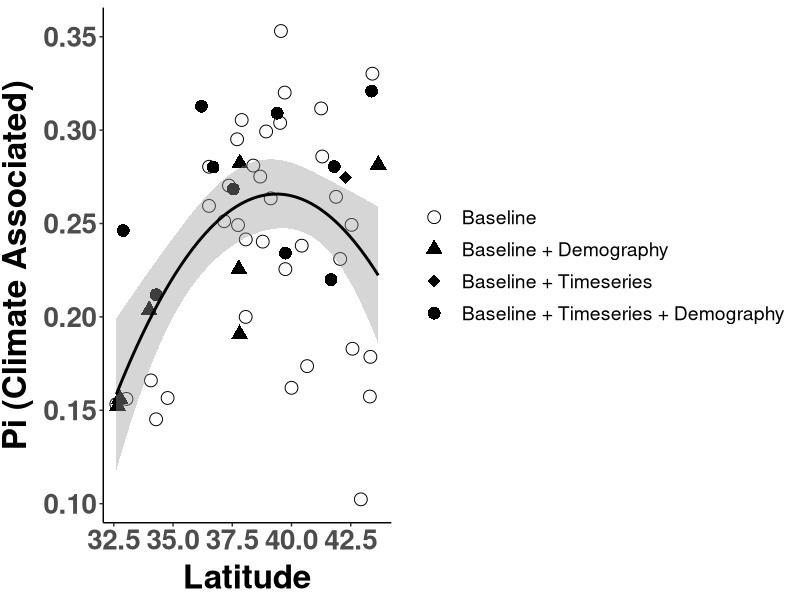

R code for this plot: (Note: this script raises an error after producing the figure.)
##################################################################################
## Pi Latitude Plots
## Author Daniel Anstett
## 
## 
## Last Modified 2025 12 11
###################################################################################

# Remove objects and clear workspace
rm(list = ls(all=TRUE))

#Library install and import
library(tidyverse) 
library(car)
library(ggrepel)
library(RColorBrewer)
library(cowplot)

###################################################################################
#Import data & Prepare data frame
#Baseline & Timeseries
all_pop <- read_csv("data/genomic_data/Baseline_Timeseries_pops_final2.csv")%>% filter(Paper_ID<56) %>% filter(Paper_ID!=12)

all_pop <- all_pop %>% mutate()

#Pi
pi_df <- read_csv("data/genomic_data/baseline_pi_clump.csv")
#mean(pi_df$pi_all_snps)
pi_all_pop <-left_join(all_pop,pi_df,by=c("Paper_ID"="Site"))
###################################################################################

#stats
lm1 <- lm(pi_snp_set~Lat,data=pi_all_pop)
summary(lm1)
Anova(lm1,type="III")

lm2 <- lm(pi_snp_set~poly(Lat,2),data=pi_all_pop)
summary(lm2)
Anova(lm2,type="III")

lm3 <- lm(pi_all_snps~Lat,data=pi_all_pop)
summary(lm3)
Anova(lm3,type="III")

lm4 <- lm(pi_snp_set~pi_all_snps,data=pi_all_pop)
summary(lm4)
Anova(lm4,type="III")


###########################################################################################################
#Make Latitude-pi graphs

# N-S color gradient

#color.list <- c("Baseline"="grey40","Timeseries_Demography"="red","Timeseries"="cyan2","Demography"="orange")



#Pi (Climate-Associated) vs. Latitude
ggplot(pi_all_pop, aes(x=Lat, y=pi_snp_set)) + 
  #geom_point(aes(fill=as.factor(round(Lat, 1))),shape=21,size =6)+
  geom_point(aes(shape=Type), size=4) +
  stat_smooth(method=lm, color="black", formula = y ~ x + I(x^2), aes(group=1)) + 
  scale_y_continuous(name="Pi (Climate Associated)")+
  scale_x_continuous(name="Latitude")+
  #,breaks=c(0.025,0.03,0.035,0.04,0.045))+
  scale_shape_manual(values = c(1,17,18,16))+
  #scale_fill_manual(values=color.list) +
  theme_classic() + theme(
    axis.text.x = element_text(size=20, face="bold"),
    axis.text.y = element_text(size=20,face="bold"),
    axis.title.x = element_text(color="black", size=24, vjust = 0.5, face="bold"),
    axis.title.y = element_text(color="black", size=24,vjust = 1.7, face="bold",hjust=0.5),
    legend.title = element_blank(),#legend.position="none",
    legend.text = element_text(size = 14),  # Increase the size of the legend text
    legend.key.size = unit(2, "lines"),  # Increase the size of the legend dots
    legend.key.height = unit(1.6, "lines") #Reduce height
  )
ggsave("Graphs/Pi_latitude/1_lat_pi_clim_Fig_S5C.pdf",width=11, height = 5.5, units = "in")


#Pi (Genome-wide) vs. Latitude
ggplot(pi_all_pop, aes(x=Lat, y=pi_all_snps)) + 
  geom_point(aes(shape=Type), size=4) +
  stat_smooth(method = lm, color = "black", aes(group=1)) +
  scale_y_continuous(name="Pi (Genome-Wide)")+
  scale_x_continuous(name="Latitude")+
  #,breaks=c(0.025,0.03,0.035,0.04,0.045))+
  scale_shape_manual(values = c(1,17,18,16))+
  #scale_fill_manual(values=color.list) +
  theme_classic() + theme(
    axis.text.x = element_text(size=20, face="bold"),
    axis.text.y = element_text(size=20,face="bold"),
    axis.title.x = element_text(color="black", size=24, vjust = 0.5, face="bold"),
    axis.title.y = element_text(color="black", size=24,vjust = 1.7, face="bold",hjust=0.5),
    legend.title = element_blank(), #legend.position="none",
    legend.text = element_text(size = 14),  # Increase the size of the legend text
    legend.key.size = unit(2, "lines"),  # Increase the size of the legend dots
    legend.key.height = unit(1.6, "lines") #Reduce height
  )
ggsave("Graphs/Pi_latitude/2_lat_pi_global_Fig_S5D.pdf",width=11, height = 5.5, units = "in")


#Adaptive vs neutral Pi (not shown in manscript)
ggplot(pi_all_pop, aes(x = pi_all_snps, y = pi_snp_set)) + 
  geom_point(aes(shape=Type), size=4) +
  stat_smooth(method = lm, color = "black", aes(group=1)) +
  scale_y_continuous(name="Pi (Climate Associated)", breaks=c(0, 0.1, 0.2, 0.3, 0.4)) +
  scale_x_continuous(name="Pi (Genome-Wide)", breaks=c(0, 0.1, 0.2, 0.3)) +
  scale_shape_manual(values = c(1,17,18,16))+
  #scale_fill_manual(values=color.list) +
  theme_classic() + theme(
    axis.text.x = element_text(size=20, face="bold"),
    axis.text.y = element_text(size=20,face="bold"),
    axis.title.x = element_text(color="black", size=24, vjust = 0.5, face="bold"),
    axis.title.y = element_text(color="black", size=24,vjust = 1.7, face="bold",hjust=0.5),
    legend.title = element_blank(),
    legend.text = element_text(size = 14),  # Increase the size of the legend text
    legend.key.size = unit(2, "lines"),  # Increase the size of the legend dots
    legend.key.height = unit(1.6, "lines") #Reduce height
  )
ggsave("Graphs/Pi_latitude/3_pi_vs_pi.pdf",width=11, height = 5.5, units = "in")


